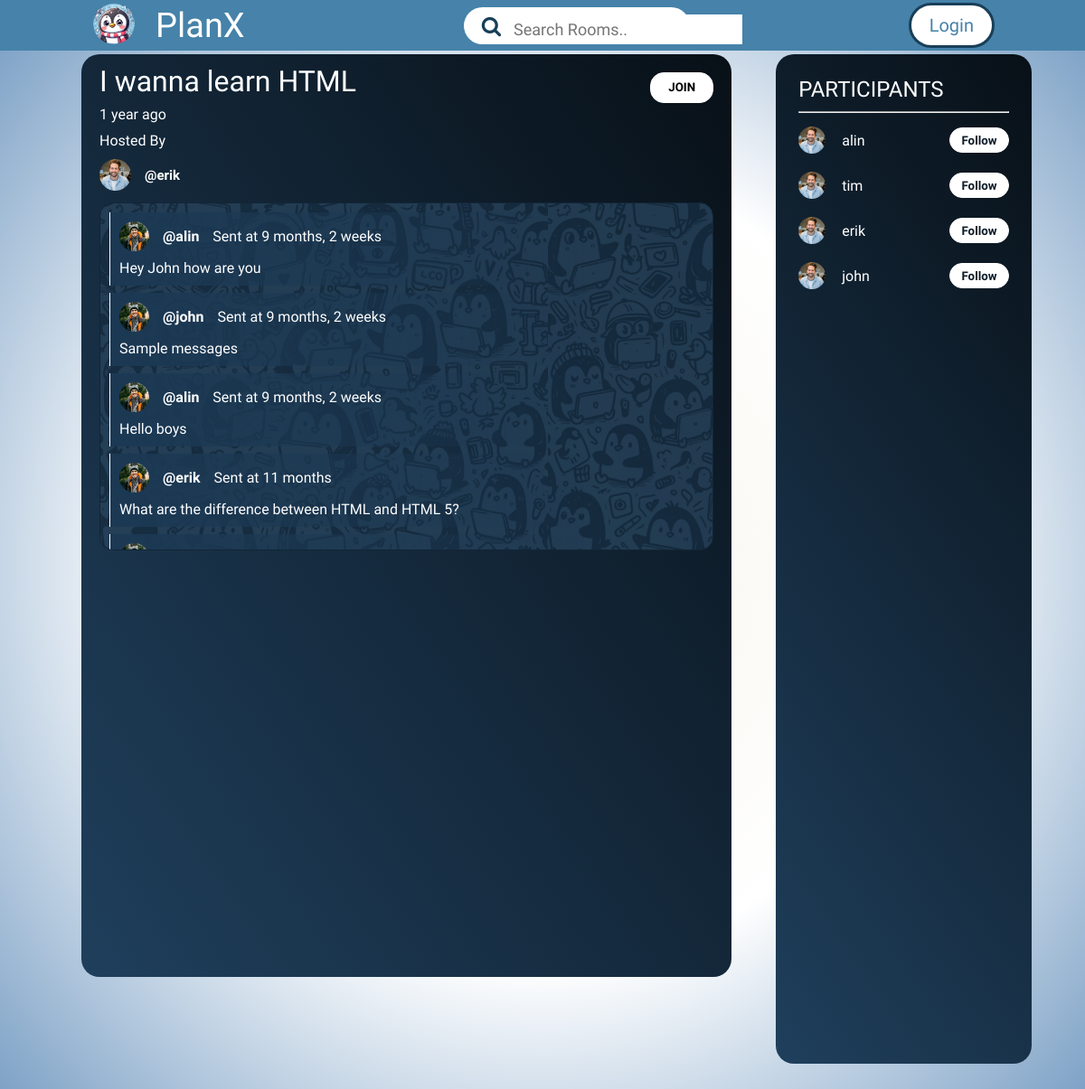
Page /room/3/ on the committed database.
### base/models.py (models this page shows, shortened)
class Room(models.Model):
    host = models.ForeignKey(User, on_delete = models.SET_NULL, null=True)
    topic = models.ForeignKey(Topic, on_delete = models.SET_NULL, null=True)
    name = models.CharField(max_length=200)
    description = models.TextField(null=True, blank = True)
    participants = models.ManyToManyField(User, related_name='participants', blank=True)
    updated = models.DateTimeField(auto_now = True)
    created = models.DateTimeField(auto_now_add = True)
    class Meta:
        ordering = ['-updated', '-created']

class Message(models.Model):
    user = models.ForeignKey(User, on_delete = models.CASCADE)
    room = models.ForeignKey(Room, on_delete = models.CASCADE)
    body = models.TextField()
    updated = models.DateTimeField(auto_now = True)
    created = models.DateTimeField(auto_now_add = True)
    class Meta:
        ordering = ['-updated', '-created']

### base/views.py (the view, shortened to what this page needs)
# urls.py: path('room/<str:pk>/', views.room, name="room"),
def room(request, pk):
    room = Room.objects.get(id=pk)
    room_messages = room.message_set.all()
    participants = room.participants.all()
    context = {'room':room, 'room_messages':room_messages, 'participants':participants}
    return render(request, 'base/room.html', context)

### base/templates/base/room.html (shortened to what this page needs)
{% extends 'main.html' %}
{% load static %}
{% block content %}
    <link rel="stylesheet" href="{% static 'styles/room.css' %}">
    <div class="container">
        <div class="left-container">
            <div class="row-1">
                <div class="title">
                    <h1>{{ room.name }}</h1>
                    <p>{{ room.created|timesince }} ago</p>
                </div>
                <button>JOIN</button>
            </div>
            <div class="row-2">
                <p>Hosted By</p>
                <div class="profile">
                    <img src="{% static '/images/ellipse2.png' %}" alt="">
                    <p>@erik</p>
                </div>
            </div>
                <div id="chat-container" class="chat-container" style=" background-image: url({% static '/images/chatBg.png'%});">
                    <div id="chat-messages" class="chat-messages">
                      {% for message in room_messages %}
                        <div class="message">
                            <div class="prod">
                                <img src="{% static '/images/ellipse2 (1).png' %}" alt="" srcset="">
                                <h4>@{{ message.user }}</h4>
                                <p>Sent at {{ message.created|timesince }}</p>
                            </div>
                            <p class="chat">
                                {{ message.body }}
                            </p>
                        </div>
                      {% endfor %}
                    </div>
                </div>
        </div>
        <div class="right-container">
            <h2>PARTICIPANTS</h2>
            <hr>
            <div class="partic">
                {% for user in participants %}
                <div class="part">
                    <div class="cont">
                        <img src="{% static '/images/ellipse2.png'%}" alt="" srcset="">
                        <p>{{ user.username }}</p>
                    </div>
                    <button>Follow</button>
                </div>
                {% endfor %}
            </div>
        </div>
    </div>
    {% endblock %}

### static/styles/feed.css (style rules this page uses)
* { margin: 0; padding: 0; box-sizing: border-box; }
body { background: radial-gradient(#F6F4EB, #fff, #749BC2); }
html { scroll-behavior: smooth; }
.container { min-height: 100vh; position: relative; margin: 60px 10px; display: flex; flex-direction: row; justify-content: space-between; }
.profile { display: flex; flex-direction: row; width: 75%; gap: 12px; align-items: center; justify-content: flex-start; }
.profile img { width: 43px; }
.profile p { font-family: 'Laila', sans-serif; font-size: 15px; font-weight: bold; color: #fff; }
.partic img { width: 46px; padding-right: 5px; }

### static/styles/room.css (style rules this page uses)
* { margin: 0; padding: 0; box-sizing: border-box; }
body { background: radial-gradient(#F6F4EB, #fff, #749BC2); }
html { scroll-behavior: smooth; }
.chat-container { height: 385px; overflow-y: auto; border-radius: 15px; border: 1px solid #132536; padding: 10px; background-image: url(/images/chatBg.png); background-color: rgb(28 57 82 / 80%); background-blend-mode: multiply; background-size: contain; }
.chat-messages { height: 314px; }
.container { display: flex; flex-direction: row; margin-top: 45px; padding: 15px 20px; width: 100%; justify-content: space-around; }
.left-container { display: flex; border-radius: 20px; width: 62%; padding: 11px 20px; min-height: 89vh; max-height: 89vh; margin-left: 60px; flex-direction: column; background: linear-gradient(235deg, #081017, #1F3F5C); }
.right-container { display: flex; flex: 1; margin: 0px 49px; flex-direction: column; background: linear-gradient(235deg, #081017, #1F3F5C); padding: 25px; border-radius: 20px; }
.row-1 { display: flex; justify-content: space-between; margin-bottom: 10px; align-items: baseline; }
.title { display: flex; flex-direction: column; gap: 8px; }
.row-2 { display: flex; gap: 11px; flex-direction: column; }
.profile { display: flex; gap: 15px; flex-direction: row; margin-bottom: 13px; align-items: center; }
.profile img { width: 35px; }
.message { display: flex; flex-direction: column; border-left: 1px solid #fff; padding: 10px 10px; gap: 9px; margin-bottom: 8px; width: 80%; font-family: 'Laila', sans-serif; color: #fff; background: linear-gradient(90deg, #1c3954, transparent); }
.prod { display: flex; gap: 15px; align-items: center; }
.prod img { width: 25px; }
.prod img { width: 33px; }
.title h1 { font-family: 'Lilita One', sans-serif; font-weight: 100; color: #fff; }
.title p { font-family: 'Laila', sans-serif; color: #fff; }
.row-1 button { width: 70px; height: 34px; background: #fff; border-radius: 15px; border: 1px solid #fff; font-family: 'Laila', sans-serif; font-weight: bold; transition: 0.3s; cursor: pointer; }
.row-2 p { font-family: 'Laila', sans-serif; color: #fff; }
.profile p { font-weight: 700; }
.right-container h2 { font-family: 'Lilita One', sans-serif; font-weight: 100; color: #fff; margin-bottom: 10px; }
.right-container hr { margin-bottom: 15px; }
.partic { display: flex; gap: 20px; flex-direction: column; color: #fff; }
.part { display: flex; justify-content: space-between; align-items: center; }
.cont { display: flex; align-items: center; gap: 13px; font-family: 'Laila', sans-serif; }
.cont img { width: 35px; }
.part button { width: 66px; height: 28px; border-radius: 15px; background: #fff; border: 1px solid #fff; color: #0e1d2a; font-weight: 600; font-family: 'Laila', sans-serif; cursor: pointer; transition: 0.2s; }

### rows in the picture
Room: name "I wanna learn HTML", created "1 year"
Message: user "alin", created "9 months, 2 weeks", body "Hey John how are you"
Message: user "john", created "9 months, 2 weeks", body "Sample messages"
Message: user "alin", created "9 months, 2 weeks", body "Hello boys"
Message: user "erik", created "11 months", body "What are the difference between HTML and HTML 5?"

### other values in the picture
{{ user.username }} "alin"
{{ user.username }} "tim"
{{ user.username }} "erik"
{{ user.username }} "john"
